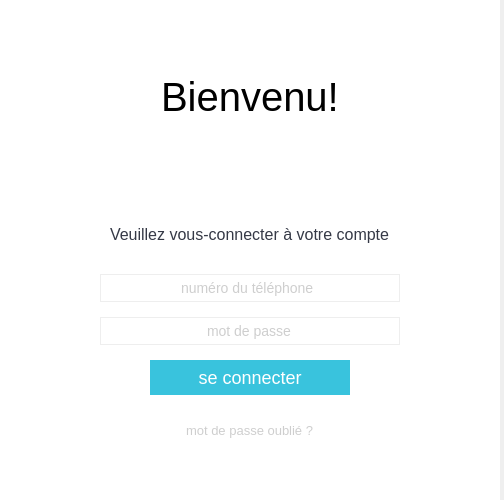
<?xml version="1.0" encoding="UTF-8"?>
<ui version="4.0">
 <class>Form</class>
 <widget class="QWidget" name="Form">
  <property name="geometry">
   <rect>
    <x>0</x>
    <y>0</y>
    <width>504</width>
    <height>500</height>
   </rect>
  </property>
  <property name="windowTitle">
   <string>Form</string>
  </property>
  <widget class="QFrame" name="frame_29">
   <property name="geometry">
    <rect>
     <x>0</x>
     <y>0</y>
     <width>500</width>
     <height>500</height>
    </rect>
   </property>
   <property name="minimumSize">
    <size>
     <width>500</width>
     <height>500</height>
    </size>
   </property>
   <property name="maximumSize">
    <size>
     <width>500</width>
     <height>500</height>
    </size>
   </property>
   <property name="styleSheet">
    <string notr="true">background-color: rgb(255, 255, 255);</string>
   </property>
   <property name="frameShape">
    <enum>QFrame::NoFrame</enum>
   </property>
   <property name="frameShadow">
    <enum>QFrame::Raised</enum>
   </property>
   <layout class="QVBoxLayout" name="verticalLayout_40">
    <property name="spacing">
     <number>15</number>
    </property>
    <property name="leftMargin">
     <number>0</number>
    </property>
    <property name="topMargin">
     <number>0</number>
    </property>
    <property name="rightMargin">
     <number>0</number>
    </property>
    <property name="bottomMargin">
     <number>0</number>
    </property>
    <item alignment="Qt::AlignHCenter">
     <widget class="QLabel" name="label_125">
      <property name="styleSheet">
       <string notr="true">font-size: 40px;</string>
      </property>
      <property name="text">
       <string>Bienvenu!</string>
      </property>
     </widget>
    </item>
    <item alignment="Qt::AlignHCenter">
     <widget class="QLabel" name="label_126">
      <property name="minimumSize">
       <size>
        <width>0</width>
        <height>50</height>
       </size>
      </property>
      <property name="maximumSize">
       <size>
        <width>16777215</width>
        <height>50</height>
       </size>
      </property>
      <property name="styleSheet">
       <string notr="true">font-size: 16px;
color: #353946;</string>
      </property>
      <property name="text">
       <string>Veuillez vous-connecter à votre compte</string>
      </property>
     </widget>
    </item>
    <item alignment="Qt::AlignHCenter">
     <widget class="QLineEdit" name="tel_8">
      <property name="minimumSize">
       <size>
        <width>300</width>
        <height>25</height>
       </size>
      </property>
      <property name="maximumSize">
       <size>
        <width>300</width>
        <height>28</height>
       </size>
      </property>
      <property name="styleSheet">
       <string notr="true">color: rgb(206, 206, 206);
border: 1.3px solid rgb(238, 238, 238);
font-size: 14px;</string>
      </property>
      <property name="text">
       <string>numéro du téléphone </string>
      </property>
      <property name="alignment">
       <set>Qt::AlignCenter</set>
      </property>
     </widget>
    </item>
    <item alignment="Qt::AlignHCenter">
     <widget class="QLineEdit" name="mdp_4">
      <property name="minimumSize">
       <size>
        <width>300</width>
        <height>25</height>
       </size>
      </property>
      <property name="maximumSize">
       <size>
        <width>300</width>
        <height>28</height>
       </size>
      </property>
      <property name="styleSheet">
       <string notr="true">border: 1.3px solid rgb(238, 238, 238);
color: rgb(206, 206, 206);
font-size: 14px;</string>
      </property>
      <property name="text">
       <string>mot de passe</string>
      </property>
      <property name="alignment">
       <set>Qt::AlignCenter</set>
      </property>
     </widget>
    </item>
    <item alignment="Qt::AlignHCenter">
     <widget class="QPushButton" name="connecter_4">
      <property name="minimumSize">
       <size>
        <width>200</width>
        <height>35</height>
       </size>
      </property>
      <property name="maximumSize">
       <size>
        <width>200</width>
        <height>35</height>
       </size>
      </property>
      <property name="styleSheet">
       <string notr="true">font-size: 18px;
border: none;
background-color: rgb(57, 195, 221);
padding: 10px 0px 10px 0px;
color: white;
</string>
      </property>
      <property name="text">
       <string>se connecter</string>
      </property>
     </widget>
    </item>
    <item alignment="Qt::AlignHCenter">
     <widget class="QLabel" name="label_127">
      <property name="minimumSize">
       <size>
        <width>0</width>
        <height>40</height>
       </size>
      </property>
      <property name="maximumSize">
       <size>
        <width>16777215</width>
        <height>40</height>
       </size>
      </property>
      <property name="font">
       <font>
        <pointsize>-1</pointsize>
       </font>
      </property>
      <property name="styleSheet">
       <string notr="true">font-size: 13px;
color: rgb(206, 206, 206);</string>
      </property>
      <property name="text">
       <string>mot de passe oublié ?</string>
      </property>
     </widget>
    </item>
    <item>
     <spacer name="verticalSpacer_53">
      <property name="orientation">
       <enum>Qt::Vertical</enum>
      </property>
      <property name="sizeType">
       <enum>QSizePolicy::Fixed</enum>
      </property>
      <property name="sizeHint" stdset="0">
       <size>
        <width>25</width>
        <height>50</height>
       </size>
      </property>
     </spacer>
    </item>
   </layout>
  </widget>
 </widget>
 <resources/>
 <connections/>
</ui>
